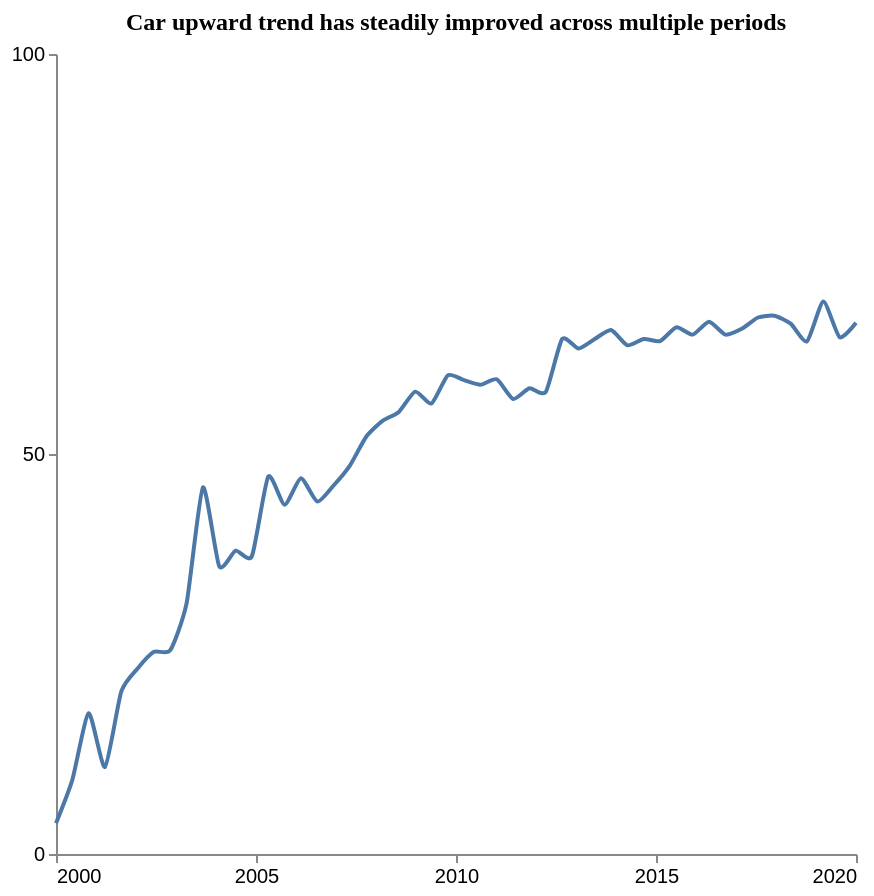

Vega-Lite specification stored for this chart:
### Vega-Lite specification from a JSON file in a GitHub repository (floating-point values rounded to 4 significant figures)
{"$schema": "https://vega.github.io/schema/vega-lite/v5.json", "description": "Pattern: Upward", "data": {"values": [{"X": 2000.0, "Y": 3.838}, {"X": 2000.0, "Y": 9.265}, {"X": 2001.0, "Y": 17.6}, {"X": 2001.0, "Y": 10.86}, {"X": 2002.0, "Y": 20.31}, {"X": 2002.0, "Y": 23.19}, {"X": 2002.0, "Y": 25.27}, {"X": 2003.0, "Y": 25.47}, {"X": 2003.0, "Y": 31.35}, {"X": 2004.0, "Y": 45.83}, {"X": 2004.0, "Y": 35.95}, {"X": 2004.0, "Y": 37.92}, {"X": 2005.0, "Y": 37.23}, {"X": 2005.0, "Y": 47.18}, {"X": 2006.0, "Y": 43.65}, {"X": 2006.0, "Y": 46.97}, {"X": 2007.0, "Y": 44.06}, {"X": 2007.0, "Y": 46.06}, {"X": 2007.0, "Y": 48.56}, {"X": 2008.0, "Y": 52.16}, {"X": 2008.0, "Y": 54.15}, {"X": 2009.0, "Y": 55.26}, {"X": 2009.0, "Y": 57.79}, {"X": 2009.0, "Y": 56.32}, {"X": 2010.0, "Y": 59.84}, {"X": 2010.0, "Y": 59.23}, {"X": 2011.0, "Y": 58.66}, {"X": 2011.0, "Y": 59.34}, {"X": 2011.0, "Y": 56.88}, {"X": 2012.0, "Y": 58.22}, {"X": 2012.0, "Y": 57.76}, {"X": 2013.0, "Y": 64.37}, {"X": 2013.0, "Y": 63.19}, {"X": 2013.0, "Y": 64.38}, {"X": 2014.0, "Y": 65.5}, {"X": 2014.0, "Y": 63.59}, {"X": 2015.0, "Y": 64.38}, {"X": 2015.0, "Y": 64.11}, {"X": 2016.0, "Y": 65.85}, {"X": 2016.0, "Y": 64.92}, {"X": 2016.0, "Y": 66.54}, {"X": 2017.0, "Y": 64.93}, {"X": 2017.0, "Y": 65.65}, {"X": 2018.0, "Y": 67.06}, {"X": 2018.0, "Y": 67.28}, {"X": 2018.0, "Y": 66.29}, {"X": 2019.0, "Y": 64.1}, {"X": 2019.0, "Y": 69.05}, {"X": 2020.0, "Y": 64.58}, {"X": 2020.0, "Y": 66.4}]}, "mark": {"type": "line", "interpolate": "cardinal", "tension": 0.4}, "encoding": {"x": {"field": "X", "type": "quantitative", "title": "", "axis": {"grid": false, "format": "d", "values": [2000, 2005, 2010, 2015, 2020], "tickSize": 4}, "scale": {"domain": [2000, 2020]}}, "y": {"field": "Y", "type": "quantitative", "title": "", "axis": {"grid": false, "format": "d", "values": [0, 50, 100], "tickSize": 4, "tickOpacity": 1}, "scale": {"domain": [0, 100]}}}, "title": {"text": "Car upward trend has steadily improved across multiple periods", "anchor": "middle", "font": "Tahoma", "fontSize": 12}, "config": {"lineBreak": "^", "view": {"stroke": null}}, "height": 400, "width": 400, "autosize": "pad"}
